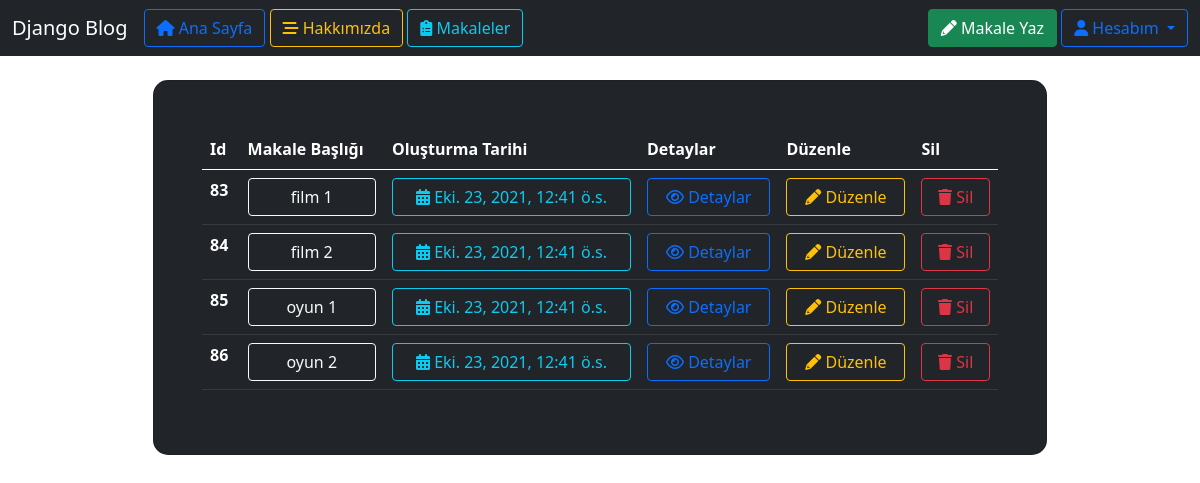
Before: /articles/dashboard/ (signed in) with the older database file.
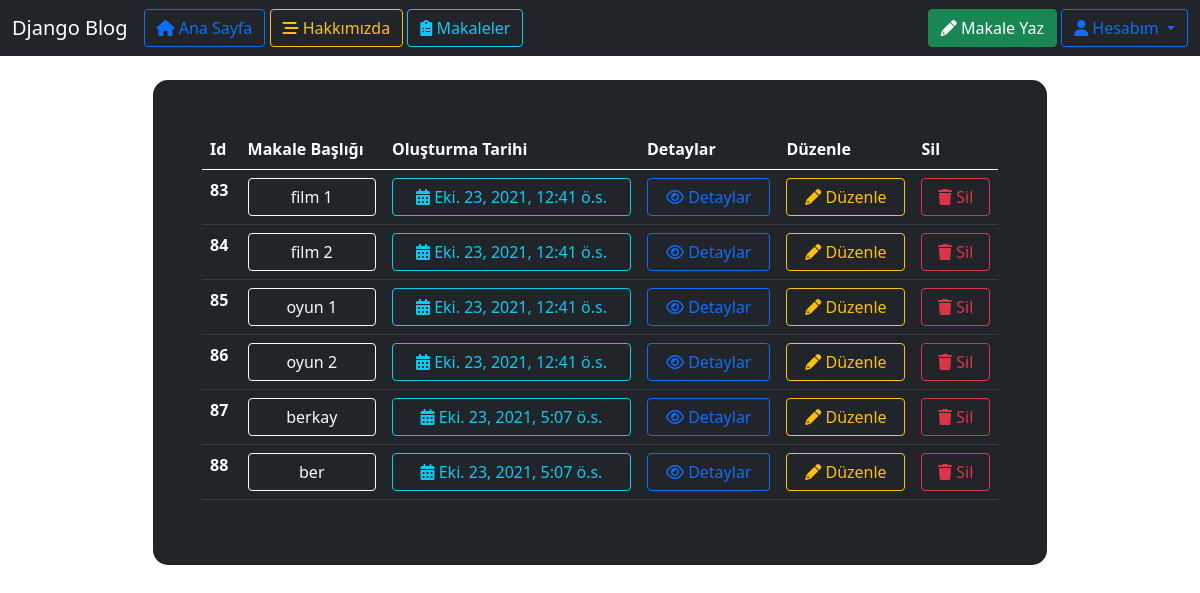
After: the same page with the newer database file.
### article/models.py (models this page shows, shortened)
class Article(models.Model):
    author     = models.ForeignKey("auth.User",on_delete=models.CASCADE,verbose_name="Yazar")
    title      = models.CharField(max_length=50,verbose_name="Başlık")
    content    = models.TextField(max_length=100,verbose_name="İçerik")
    createdDate= models.DateTimeField(auto_now_add=True,verbose_name="Oluşturma Tarihi")
    articleImage=models.FileField(blank=True,null=True)
    Atype      = models.ForeignKey(ArticleType,on_delete=models.CASCADE,null=True,blank=True)

### article/views.py (the view)
# urls.py: path("dashboard/",views.dashboard,name="dashboard"),
@login_required(login_url="user:login")
def dashboard(request): # Tüm makalelerin bulunduğu sayfa
    articles=Article.objects.filter(author=request.user)
    return render(request,"userArticles.html",{"articles":articles})

### templates/userArticles.html (shortened to what this page needs)
{% extends 'layout.html' %}
{% load static %}
{% block styles %}
<link rel="stylesheet" href="{% static 'css/style.css' %}">
{% endblock%}
{% block body%}
{% include 'navbar.html' %}
{% if articles %}<br>
  <div class="row d-flex justify-content-center align-items-center h-100">
        <div class="col-0 col-md-1 col-lg-1 col-xl-9">
          <div class="card bg-dark text-white" style="border-radius: 15px;">
            <div class="card-body p-5">
<table class="table table-hover table-dark">
  <thead>
    <tr>
      <th scope="col">Id</th>
      <th scope="col">Makale Başlığı</th>
      <th scope="col">Oluşturma Tarihi</th>
      <th scope="col">Detaylar</th>
      <th scope="col">Düzenle</th>
      <th scope="col">Sil</th>
    </tr>
  </thead>
  <tbody>
  {%for article in articles %}
    <tr>
      <th scope="row">{{article.id}}</th>
      <td><div class="d-grid gap-2"><a class="btn btn-outline-light" href="/articles/details/{{article.id}}">{{article.title}}</a></div></td>
      <td><div class="d-grid gap-2"><a class="btn btn-outline-info"><i class="fas fa-calendar-alt"></i> {{article.createdDate}}</a></div></td>
      <td><div class="d-grid gap-2"><a class="btn btn-outline-primary" href="/articles/details/{{article.id}}"><i class="far fa-eye"></i> Detaylar</a></div></td>
      <td><div class="d-grid gap-2"><a class="btn btn-outline-warning" href="/articles/update/{{article.id}}"><i class="fas fa-pencil-alt"></i> Düzenle</a></div></td>
      <td><div class="d-grid gap-2"><a class="btn btn-outline-danger" href="/articles/delete/{{article.id}}"><i class="fas fa-trash"></i> Sil</a></div></td>
    </tr>
  {%endfor%}
  </tbody>
</table>
</div>
{% endif %}
{% endblock %}

Changed rows visible on the page:
added Article: id "87", title "berkay", createdDate "Eki. 23, 2021, 5:07 ö.s."
added Article: id "88", title "ber", createdDate "Eki. 23, 2021, 5:07 ö.s."
